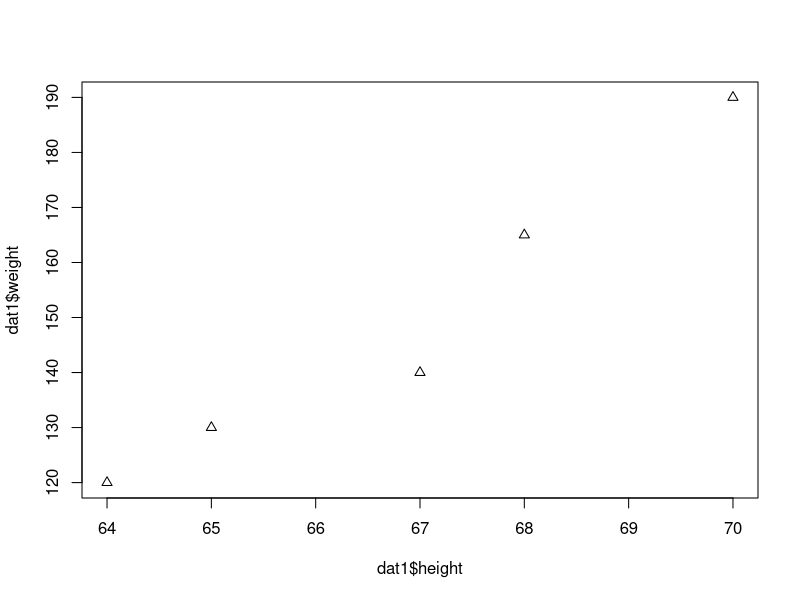
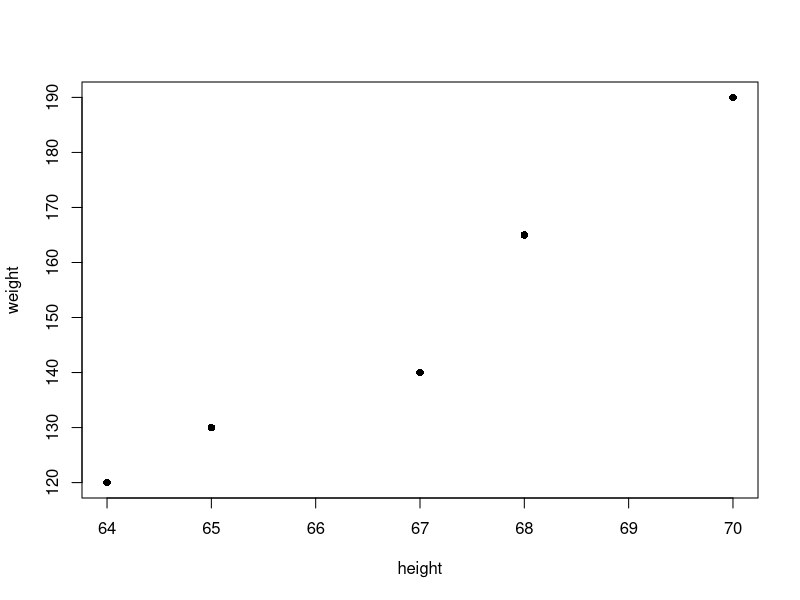
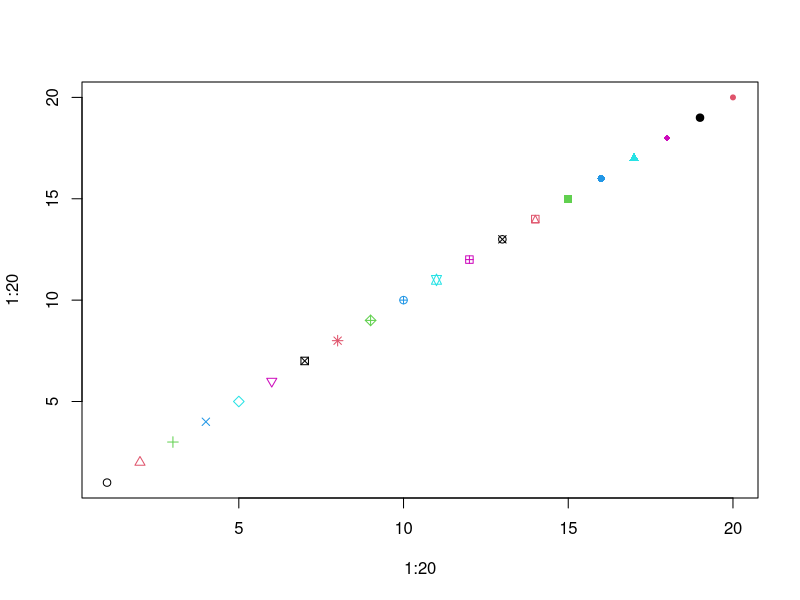
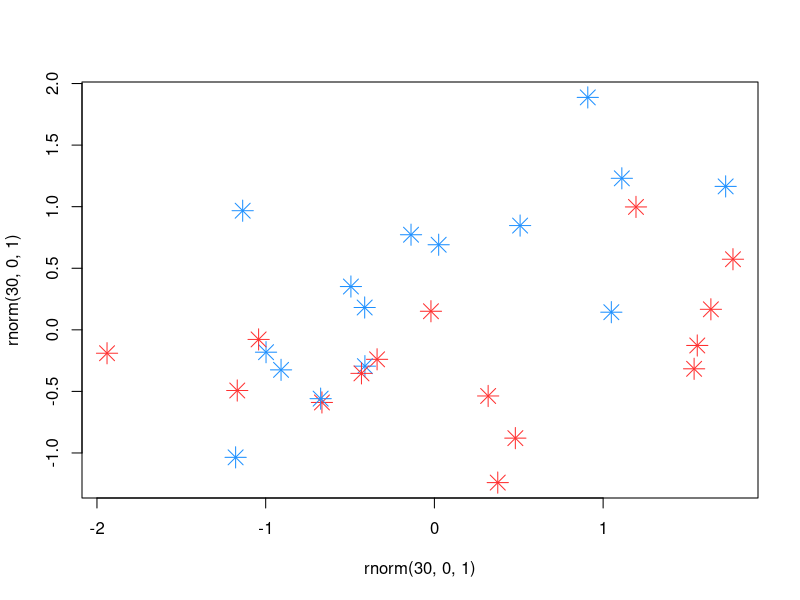
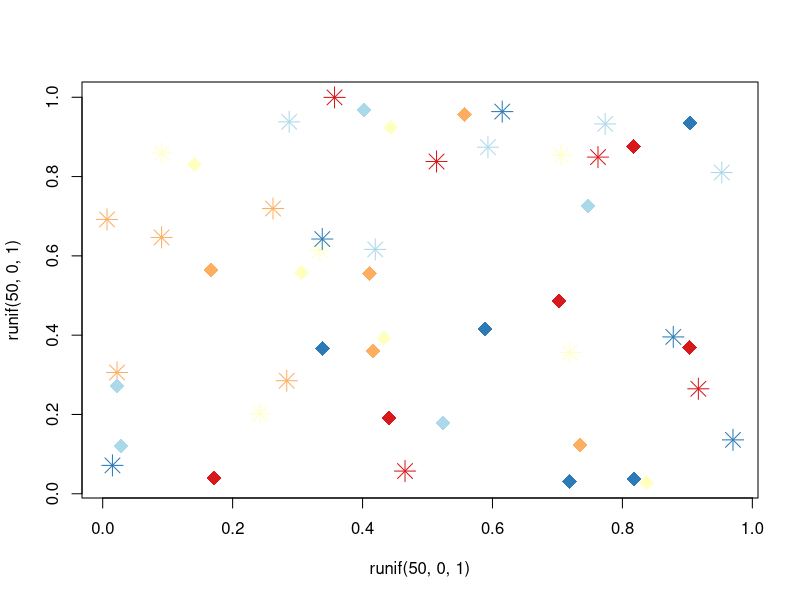
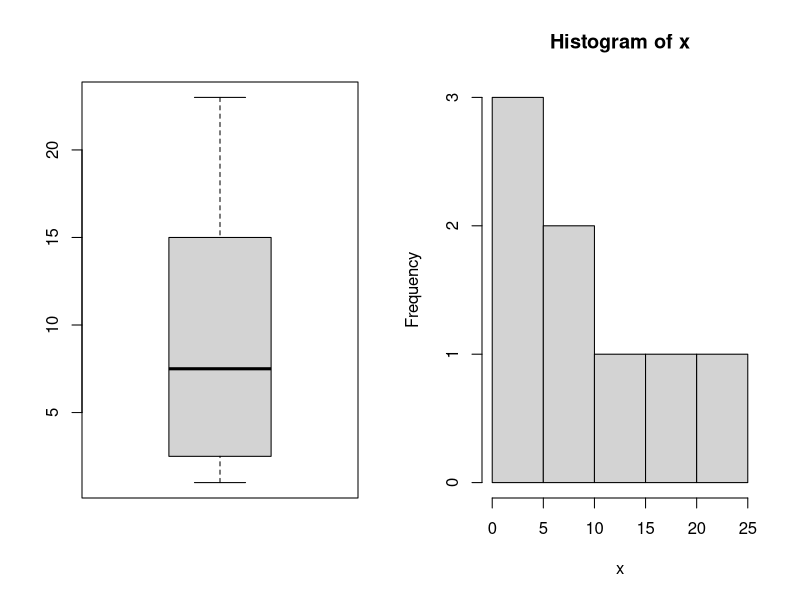
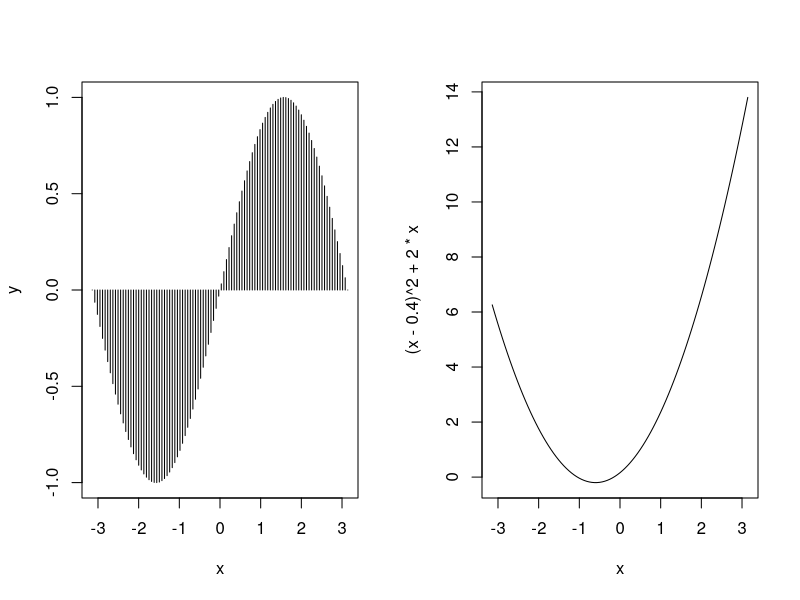

The R script that drew these images, in order:
## ---- chunk 1
1+2
3*5
pi
3.5^3
sqrt(9)
## ---- chunk 2
height<-c(64, 67, 68, 70, 65)
weight<-c(120, 140, 165, 190, 130)
summary(height)
weight
height
dat1=cbind(weight, height)
dat1
## ---- chunk 3
dat1=as.data.frame(dat1)
plot(dat1$height, dat1$weight, pch=2)
plot(weight~height, data=dat1, pch=16)
## ---- chunk 4
1:20
1:3
1:20+1:3

plot(1:20, 1:20, pch=1:20, col=1:6)
## ---- chunk 5
plot(rnorm(30, 0, 1), rnorm(30, 0, 1), pch=8, cex=2, col=c("dodgerblue1", "firebrick1"))
## ---- chunk 6
library(RColorBrewer)
col.use=brewer.pal(5, "RdYlBu")
plot(runif(50, 0, 1), runif(50, 0, 1), pch=c(8, 18), cex=2, col=col.use)

## ---- chunk 7
1:20 # Integers from 1 to 20.
-4:5 # Integers from -4 to 5
5:1  # Integers from 5 to 1
seq(0,1, len=21) # 20 numbers equally spaced between 0 and 1. 
## ---- chunk 8
rep(c(1,2,3), each=3)
rep(c(1,2,3), c(2, 5, 4))
rep(c(2,4,6), 4)
## ---- chunk 9
x <- c(1, 23, 2, 3, 12, 18, 6, 9)
x
mean(x)
median(x)
var(x)
sd(x)
par(mfrow=c(1,2))
boxplot(x)
hist(x)
## ---- chunk 10
x=seq(-pi, pi, len=100)
y=sin(x)
plot(x, y, type="h")
curve((x-0.4)^2+2*x, -pi, pi)
